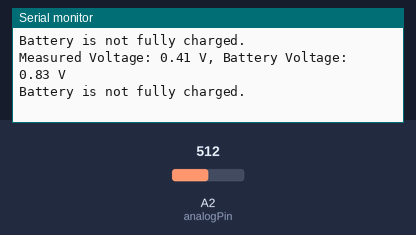
A sketch run on a simulated Arduino Uno, built with avr-gcc and run on an emulated ATmega328P. On the bench: the last lines printed to the serial monitor. The test bench sets the inputs (shaded band); at power-on: A2 (analogPin) = 512.

Above: at 1.8 s.
1.9 s: A2 (analogPin) set to 716
At 2.9 s:
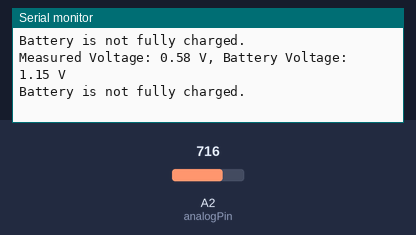
3.4 s: A2 (analogPin) set to 900
At 4.8 s:
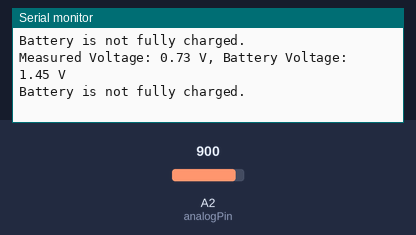
Timing chart, 0 to 6.4 s (numbered marks = the images above; inputs shaded):
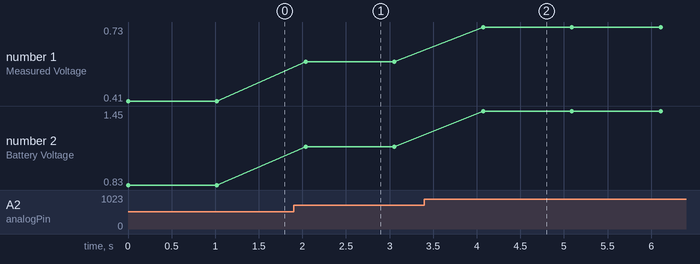

Measured:
- after the input at 1.9 s, the serial monitor: prints a new line after 0.14 s (image 1)
- after the input at 3.4 s, the serial monitor: prints a new line after 0.67 s (image 2)
- plotted number 1: 0.41 → 0.58 after the input at 1.9 s, 0.58 → 0.73 after the input at 3.4 s
- plotted number 2: 0.83 → 1.15 after the input at 1.9 s, 1.15 → 1.45 after the input at 3.4 s

The sketch:

Read_Battery.ino
```cpp
// Define the analog pin connected to A2 (IO34)
const int analogPin = A2;

// Define the reference voltage of the Arduino (typically 3.3V or 5V)
const float referenceVoltage = 3.3;

// Define the resistors in the voltage divider
const float resistor1 = 1000000.0; // 1M ohm
const float resistor2 = 1000000.0; // 1M ohm

// Full charge voltage threshold
const float fullChargeVoltage = 4.2;

// Define ADC resolution
const int adcResolution = 4095;

void setup() {
    // Initialize serial communication at 9600 baud rate
    Serial.begin(9600);
}

void loop() {
    // Read the analog value from the analog pin (0-4095)
    int analogValue = analogRead(analogPin);

    // Convert the analog value to a voltage (0-3.3V or 0-5V depending on the reference voltage)
    float measuredVoltage = analogValue * (referenceVoltage / adcResolution);

    // Calculate the actual battery voltage using the voltage divider formula
    // Vbat = measuredVoltage * (resistor1 + resistor2) / resistor2
    float batteryVoltage = measuredVoltage * (resistor1 + resistor2) / resistor2;

    // Print the measured voltage and battery voltage to the serial monitor
    Serial.print("Measured Voltage: ");
    Serial.print(measuredVoltage);
    Serial.print(" V, Battery Voltage: ");
    Serial.print(batteryVoltage);
    Serial.println(" V");

    // Check if the battery is fully charged
    if (batteryVoltage >= fullChargeVoltage) {
        Serial.println("Battery is fully charged.");
    } else {
        Serial.println("Battery is not fully charged.");
    }

    // Wait for a second before taking another reading
    delay(1000);
}
```
